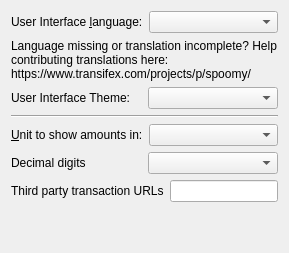
     <widget class="QWidget" name="tabDisplay">
      <attribute name="title">
       <string>&amp;Display</string>
      </attribute>
      <layout class="QVBoxLayout" name="verticalLayout_Display">
       <item>
        <layout class="QHBoxLayout" name="horizontalLayout_1_Display">
         <item>
          <widget class="QLabel" name="langLabel">
           <property name="text">
            <string>User Interface &amp;language:</string>
           </property>
           <property name="textFormat">
            <enum>Qt::PlainText</enum>
           </property>
           <property name="buddy">
            <cstring>lang</cstring>
           </property>
          </widget>
         </item>
         <item>
          <widget class="QValueComboBox" name="lang">
           <property name="toolTip">
            <string>The user interface language can be set here. This setting will take effect after restarting Spoomy.</string>
           </property>
          </widget>
         </item>
        </layout>
       </item>
       <item>
        <widget class="QLabel" name="label_3">
         <property name="toolTip">
          <string notr="true"/>
         </property>
         <property name="statusTip">
          <string notr="true"/>
         </property>
         <property name="whatsThis">
          <string notr="true"/>
         </property>
         <property name="accessibleName">
          <string notr="true"/>
         </property>
         <property name="text">
          <string>Language missing or translation incomplete? Help contributing translations here:
https://www.transifex.com/projects/p/spoomy/</string>
         </property>
         <property name="wordWrap">
          <bool>true</bool>
         </property>
         <property name="openExternalLinks">
          <bool>true</bool>
         </property>
         <property name="textInteractionFlags">
          <set>Qt::TextBrowserInteraction</set>
         </property>
        </widget>
       </item>
       <item>
        <layout class="QHBoxLayout" name="horizontalLayout_4_Display" stretch="0,0">
         <item>
          <widget class="QLabel" name="themeLabel">
           <property name="text">
            <string>User Interface Theme:</string>
           </property>
          </widget>
         </item>
         <item>
          <widget class="QValueComboBox" name="theme"/>
         </item>
        </layout>
       </item>
       <item>
        <widget class="Line" name="line">
         <property name="orientation">
          <enum>Qt::Horizontal</enum>
         </property>
        </widget>
       </item>
       <item>
        <layout class="QHBoxLayout" name="horizontalLayout_2_Display">
         <item>
          <widget class="QLabel" name="unitLabel">
           <property name="text">
            <string>&amp;Unit to show amounts in:</string>
           </property>
           <property name="textFormat">
            <enum>Qt::PlainText</enum>
           </property>
           <property name="buddy">
            <cstring>unit</cstring>
           </property>
          </widget>
         </item>
         <item>
          <widget class="QValueComboBox" name="unit">
           <property name="toolTip">
            <string>Choose the default subdivision unit to show in the interface and when sending coins.</string>
           </property>
          </widget>
         </item>
        </layout>
       </item>
       <item>
        <layout class="QHBoxLayout" name="horizontalLayout_5_Display">
         <item>
          <widget class="QLabel" name="digitsLabel">
           <property name="text">
            <string>Decimal digits</string>
           </property>
          </widget>
         </item>
         <item>
          <widget class="QValueComboBox" name="digits"/>
         </item>
        </layout>
       </item>
       <item>
        <layout class="QHBoxLayout" name="horizontalLayout_3_Display">
         <item>
          <widget class="QLabel" name="thirdPartyTxUrlsLabel">
           <property name="toolTip">
            <string>Third party URLs (e.g. a block explorer) that appear in the transactions tab as context menu items.&lt;br/&gt;%s in the URL is replaced by transaction hash. Multiple URLs are separated by vertical bar |.</string>
           </property>
           <property name="text">
            <string>Third party transaction URLs</string>
           </property>
           <property name="buddy">
            <cstring>thirdPartyTxUrls</cstring>
           </property>
          </widget>
         </item>
         <item>
          <widget class="QLineEdit" name="thirdPartyTxUrls">
           <property name="toolTip">
            <string>Third party URLs (e.g. a block explorer) that appear in the transactions tab as context menu items.&lt;br/&gt;%s in the URL is replaced by transaction hash. Multiple URLs are separated by vertical bar |.</string>
           </property>
          </widget>
         </item>
        </layout>
       </item>
       <item>
        <spacer name="verticalSpacer">
         <property name="orientation">
          <enum>Qt::Vertical</enum>
         </property>
         <property name="sizeHint" stdset="0">
          <size>
           <width>20</width>
           <height>40</height>
          </size>
         </property>
        </spacer>
       </item>
      </layout>
     </widget>
